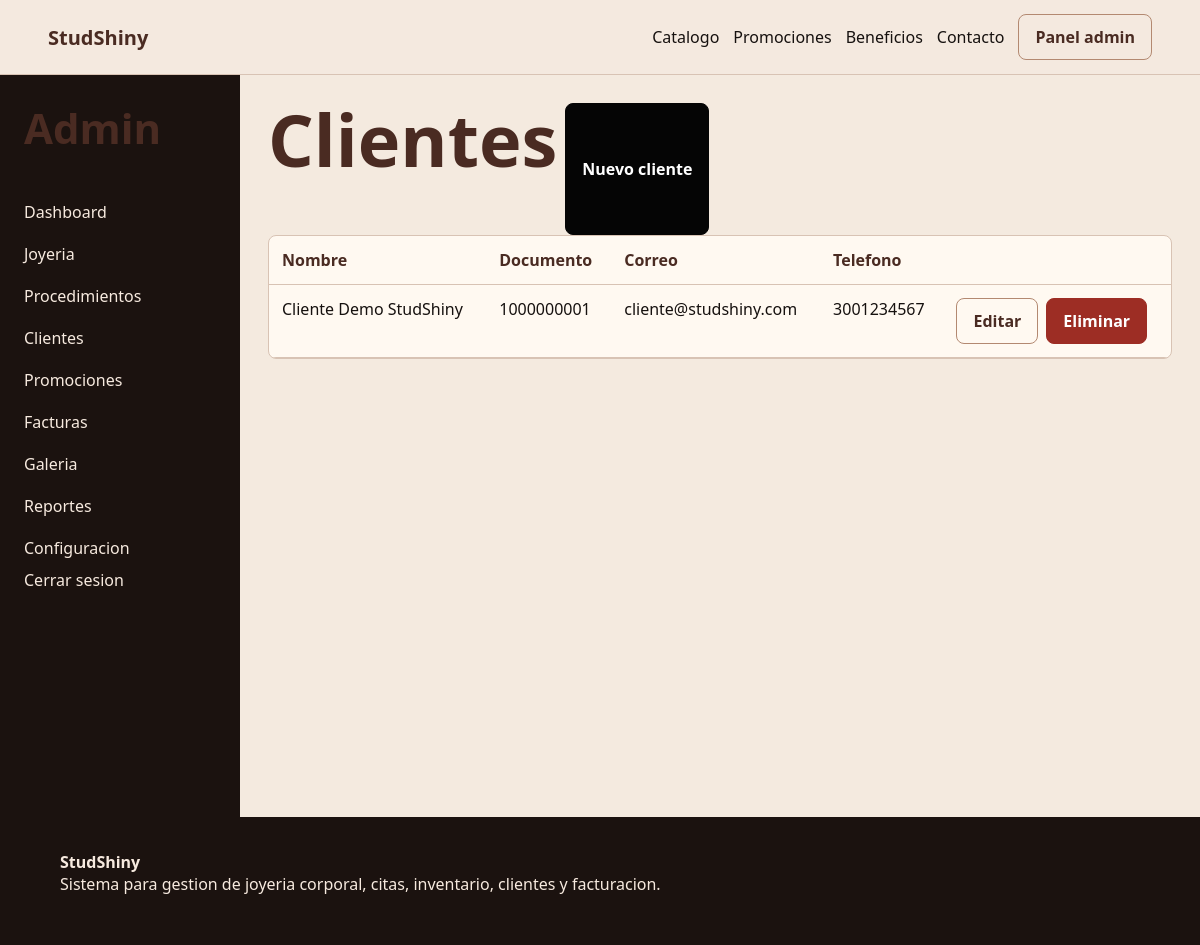
/panel/clientes/ (signed in), run on the app's committed database.
### core/models.py (models this page shows, shortened)
class Cliente(models.Model):
    TIPOS_DOCUMENTO = [
        ("Cedula de ciudadania", "Cedula de ciudadania"),
        ("Permiso especial de permanencia", "Permiso especial de permanencia"),
        ("Pasaporte", "Pasaporte"),
    ]
    usuario = models.OneToOneField(User, on_delete=models.CASCADE, null=True, blank=True)
    nombre_completo = models.CharField(max_length=140)
    tipo_documento = models.CharField(max_length=60, choices=TIPOS_DOCUMENTO)
    numero_documento = models.CharField(max_length=40, unique=True)
    edad = models.PositiveIntegerField(validators=[MinValueValidator(14)])
    tipo_sangre = models.CharField(max_length=20, blank=True)
    correo = models.EmailField(unique=True)
    telefono = models.CharField(max_length=30)
    contacto_emergencia = models.CharField(max_length=120, blank=True)
    tipo_perforacion_interes = models.CharField(max_length=80, blank=True)
    alergias_patologias = models.TextField(blank=True)
    numero_perforaciones = models.PositiveIntegerField(default=0)
    creado = models.DateTimeField(auto_now_add=True)
    class Meta:
        ordering = ["nombre_completo"]

### core/views.py (the view)
# urls.py: path("panel/clientes/", views.ClienteListView.as_view(), name="cliente_list"),
class ClienteListView(AdminRequiredMixin, ListView):
    model = Cliente
    template_name = "core/admin/clientes/list.html"
    context_object_name = "clientes"

### core/views.py (called while the page is built)
def es_admin(user):
    return user.is_authenticated and user.is_staff

    def dispatch(self, request, *args, **kwargs):
        if not es_admin(request.user):
            return redirect("login")
        return super().dispatch(request, *args, **kwargs)

### core/templates/core/admin/clientes/list.html
{% extends "core/admin/base_admin.html" %}
{% block admin_content %}
<div class="actions"><h1>Clientes</h1><a class="button" href="{% url 'cliente_create' %}">Nuevo cliente</a></div>
<div class="table-wrap"><table><thead><tr><th>Nombre</th><th>Documento</th><th>Correo</th><th>Telefono</th><th></th></tr></thead><tbody>
{% for c in clientes %}<tr><td>{{ c.nombre_completo }}</td><td>{{ c.numero_documento }}</td><td>{{ c.correo }}</td><td>{{ c.telefono }}</td><td class="actions"><a class="button light" href="{% url 'cliente_update' c.id %}">Editar</a><a class="button danger" href="{% url 'cliente_delete' c.id %}">Eliminar</a></td></tr>{% empty %}<tr><td colspan="5">Sin clientes.</td></tr>{% endfor %}
</tbody></table></div>
{% endblock %}

### core/static/core/styles.css (style rules this page uses)
:root { --cream: #f4eadf; --paper: #fff9f1; --terracotta: #b38971; --terracotta-dark: #8d5f49; --coffee: #4a2b22; --ink: #16110f; --muted: #7a665e; --line: #d8c3b4; --danger: #9d2d24; --success: #26633a; }
* { box-sizing: border-box; }
body { margin: 0; background: var(--cream); color: var(--ink); font-family: "Segoe UI", Arial, sans-serif; }
a { color: inherit; text-decoration: none; }
.button, button { display: inline-flex; justify-content: center; align-items: center; border: 1px solid #050505; border-radius: 8px; background: #050505; color: #fff; font-weight: 800; padding: 11px 16px; cursor: pointer; }
.button.light { background: transparent; color: var(--coffee); border-color: var(--terracotta); }
.button.danger { background: var(--danger); border-color: var(--danger); }
h1, h2, h3, p { margin-top: 0; }
h1 { font-size: clamp(38px, 6vw, 76px); line-height: 1; color: var(--coffee); }
.table-wrap { overflow-x: auto; background: var(--paper); border: 1px solid var(--line); border-radius: 8px; }
table { width: 100%; border-collapse: collapse; }
th, td { text-align: left; padding: 13px; border-bottom: 1px solid var(--line); vertical-align: top; }
th { color: var(--coffee); }
.actions { display: flex; flex-wrap: wrap; gap: 8px; }

### data on the page
Cliente: nombre_completo "Cliente Demo StudShiny", numero_documento "1000000001", correo "cliente@studshiny.com", telefono "3001234567"
